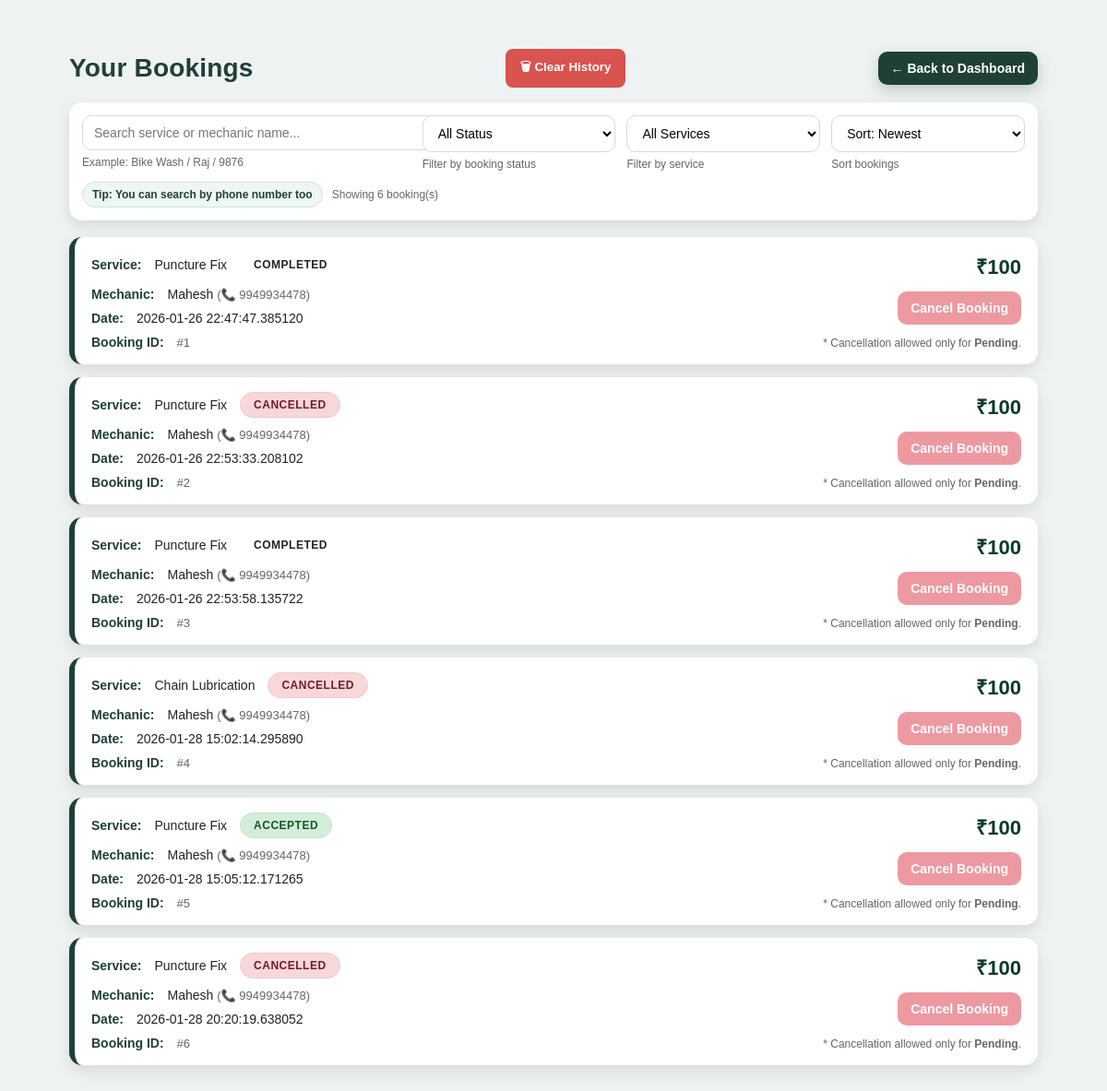
Page /customer_bookings (signed in) on the committed database.
### app.py (models this page shows)
class Booking(db.Model):
    id = db.Column(db.Integer, primary_key=True)
    customer_id = db.Column(db.Integer, db.ForeignKey("customer.id"), nullable=False)
    mechanic_id = db.Column(db.Integer, db.ForeignKey("mechanic.id"), nullable=False)
    service = db.Column(db.String(100))
    status = db.Column(db.String(50), default="Pending")
    price = db.Column(db.Integer, default=0)
    date = db.Column(db.String(50))
    mechanic = db.relationship("Mechanic", backref="bookings")

class Mechanic(db.Model):
    id = db.Column(db.Integer, primary_key=True)
    name = db.Column(db.String(100))
    email = db.Column(db.String(120), unique=True)
    password = db.Column(db.String(100))
    phone = db.Column(db.String(15))
    service = db.Column(db.String(100))
    is_online = db.Column(db.Boolean, default=False)
    latitude = db.Column(db.Float, nullable=True)
    longitude = db.Column(db.Float, nullable=True)

### app.py (the view)
@app.route("/customer_bookings")
def customer_bookings():
    cid = session.get("cid")
    if not cid:
        return redirect(url_for("login"))
    bookings = Booking.query.filter_by(customer_id=cid).all()
    return render_template("customer_bookings.html", bookings=bookings)

### templates/customer_bookings.html (shortened to what this page needs)
<!DOCTYPE html>
<html lang="en">
<head>
</head>
<body>
  <div class="container">
    <div class="topbar">
      <div class="title">Your Bookings</div>
     <form action="/clear_booking_history" method="POST" style="margin:0;">
        <button type="submit"
                style="background:#d9534f; color:white; padding:10px 16px; border:none;
                       border-radius:8px; font-weight:bold; cursor:pointer;">
            🗑 Clear History
        </button>
     </form>
     <a class="btn btn-dashboard" href="/customer/dashboard/{{ session.get('cid') }}">
     ← Back to Dashboard
     </a>
    </div>
    <div class="panel">
      <div class="filters">
        <div>
          <input id="searchInput" type="text" placeholder="Search service or mechanic name..." />
          <div class="hint">Example: Bike Wash / Raj / 9876</div>
        </div>
        <div>
          <select id="statusFilter">
            <option value="">All Status</option>
          </select>
          <div class="hint">Filter by booking status</div>
        </div>
        <div>
          <select id="serviceFilter">
            <option value="">All Services</option>
          </select>
          <div class="hint">Filter by service</div>
        </div>
        <div>
          <select id="sortFilter">
            <option value="newest">Sort: Newest</option>
          </select>
          <div class="hint">Sort bookings</div>
        </div>
      </div>
      <div style="margin-top:12px; display:flex; gap:10px; flex-wrap:wrap; align-items:center;">
        <span class="chip">Tip: You can search by phone number too</span>
        <span class="small" id="countText"></span>
      </div>
    </div>
    {% if bookings %}
      <ul class="booking-list" id="bookingList">
        {% for b in bookings %}
          <li class="booking-card bookingItem"
              data-service="{{ b.service }}"
              data-status="{{ b.status }}"
              data-price="{{ b.price }}"
              data-text="{{ (b.service ~ ' ' ~ b.status ~ ' ' ~ b.date ~ ' ' ~ b.mechanic.name ~ ' ' ~ b.mechanic.phone).lower() if b.mechanic else (b.service ~ ' ' ~ b.status ~ ' ' ~ b.date).lower() }}">
            <div class="left">
              <div class="row">
                <span class="label">Service:</span> <span>{{ b.service }}</span>
                <span class="status {{ b.status }}">{{ b.status }}</span>
              </div>
              <div class="row">
                <span class="label">Mechanic:</span>
                <span>
                  {% if b.mechanic %}
                    {{ b.mechanic.name }}
                    <span class="meta">(📞 {{ b.mechanic.phone }})</span>
                  {% else %}
                    <span class="meta">Not Available</span>
                  {% endif %}
                </span>
              </div>
              <div class="row">
                <span class="label">Date:</span> <span>{{ b.date }}</span>
              </div>
              <div class="row">
                <span class="label">Booking ID:</span> <span class="meta">#{{ b.id }}</span>
              </div>
            </div>
            <div class="right">
              <div class="price-box">₹{{ b.price }}</div>
              <form method="POST" action="/cancel_booking/{{ b.id }}" onsubmit="return confirm('Cancel this booking?');">
                {% if b.status == "Pending" %}
                  <button class="btn btn-cancel" type="submit">Cancel Booking</button>
                {% else %}
                  <button class="btn btn-cancel" type="button" disabled>Cancel Booking</button>
                {% endif %}
              </form>
              <div class="small">
                * Cancellation allowed only for <b>Pending</b>.
              </div>
            </div>
          </li>
        {% endfor %}
      </ul>
    {% else %}
      <div class="empty-box">❌ No bookings found.</div>
    {% endif %}
  </div>
</body>
</html>

### templates/customer_bookings.html (style rules this page uses)
body { margin: 0; padding: 0; font-family: Arial, sans-serif; background: #eef2f3; color:#222; }
.container { max-width: 1050px; margin: 35px auto; padding: 18px; }
.topbar { display:flex; align-items:center; justify-content:space-between; gap:12px; flex-wrap:wrap; margin-bottom: 16px; }
.title { font-size: 28px; font-weight: 800; color: #1f4037; letter-spacing: 0.2px; }
.btn { border: none; padding: 10px 14px; border-radius: 10px; cursor:pointer; font-weight:700; font-size:14px; transition:0.2s; text-decoration:none; display:inline-flex; align-items:center; gap:8px; }
.btn-dashboard { background:#1f4037; color:white; box-shadow:0 6px 16px rgba(31,64,55,0.22); }
.panel { background:white; border-radius: 14px; box-shadow: 0 6px 16px rgba(0,0,0,0.10); padding: 14px; margin-bottom: 18px; }
.filters { display:grid; grid-template-columns: 1.7fr 1fr 1fr 1fr; gap: 12px; }
input, select { width:100%; padding:10px 12px; border-radius: 10px; border:1px solid #d5d9dd; outline:none; font-size: 14px; background:#fff; }
.filters .hint { font-size:12px; color:#666; margin-top:6px; }
.chip { display:inline-block; background:#eef7f4; color:#1f4037; border:1px solid #cfe5dc; font-weight:700; border-radius:999px; padding:6px 10px; font-size:12px; }
.booking-list { list-style:none; padding:0; margin:0; display:grid; gap:14px; }
.booking-card { background:white; padding: 16px 18px; border-radius: 14px; box-shadow: 0 6px 16px rgba(0,0,0,0.10); display:grid; grid-template-columns: 1.8fr 1fr; gap:14px; border-left: 6px solid #1f4037; }
.left { display:flex; flex-direction:column; gap:10px; }
.row { display:flex; flex-wrap:wrap; gap:10px 14px; align-items:center; font-size:14px; }
.label { font-weight:800; color:#1f4037; }
.price-box { font-size: 22px; font-weight: 900; color:#0b3a27; text-align:right; }
.right { display:flex; flex-direction:column; gap:10px; align-items:flex-end; justify-content:space-between; }
.status { padding: 6px 14px; border-radius: 999px; font-size: 12px; font-weight: 900; text-transform: uppercase; letter-spacing: .5px; width: fit-content; border:1px solid transparent; }
.Approved, .Accepted { background: #d4edda; color: #155724; border-color: #c3e6cb; }
.Rejected, .Cancelled { background: #f8d7da; color: #721c24; border-color: #f5c6cb; }
.btn-cancel { background:#dc3545; color:white; box-shadow:0 8px 18px rgba(220,53,69,0.18); }
.btn-cancel:disabled { opacity:0.5; cursor:not-allowed; transform:none; box-shadow:none; }
.meta { color:#666; font-size:13px; }
.small { font-size:12px; color:#666; }

### rows in the picture
Booking: service "Puncture Fix", status "COMPLETED", mechanic.name "Mahesh", mechanic.phone "9949934478", date "2026-01-26 22:47:47.385120", id "1", price "100", shows "Cancel Booking"
Booking: service "Puncture Fix", status "CANCELLED", mechanic.name "Mahesh", mechanic.phone "9949934478", date "2026-01-26 22:53:33.208102", id "2", price "100", shows "Cancel Booking"
Booking: service "Puncture Fix", status "COMPLETED", mechanic.name "Mahesh", mechanic.phone "9949934478", date "2026-01-26 22:53:58.135722", id "3", price "100", shows "Cancel Booking"
Booking: service "Chain Lubrication", status "CANCELLED", mechanic.name "Mahesh", mechanic.phone "9949934478", date "2026-01-28 15:02:14.295890", id "4", price "100", shows "Cancel Booking"
Booking: service "Puncture Fix", status "ACCEPTED", mechanic.name "Mahesh", mechanic.phone "9949934478", date "2026-01-28 15:05:12.171265", id "5", price "100", shows "Cancel Booking"
Booking: service "Puncture Fix", status "CANCELLED", mechanic.name "Mahesh", mechanic.phone "9949934478", date "2026-01-28 20:20:19.638052", id "6", price "100", shows "Cancel Booking"
